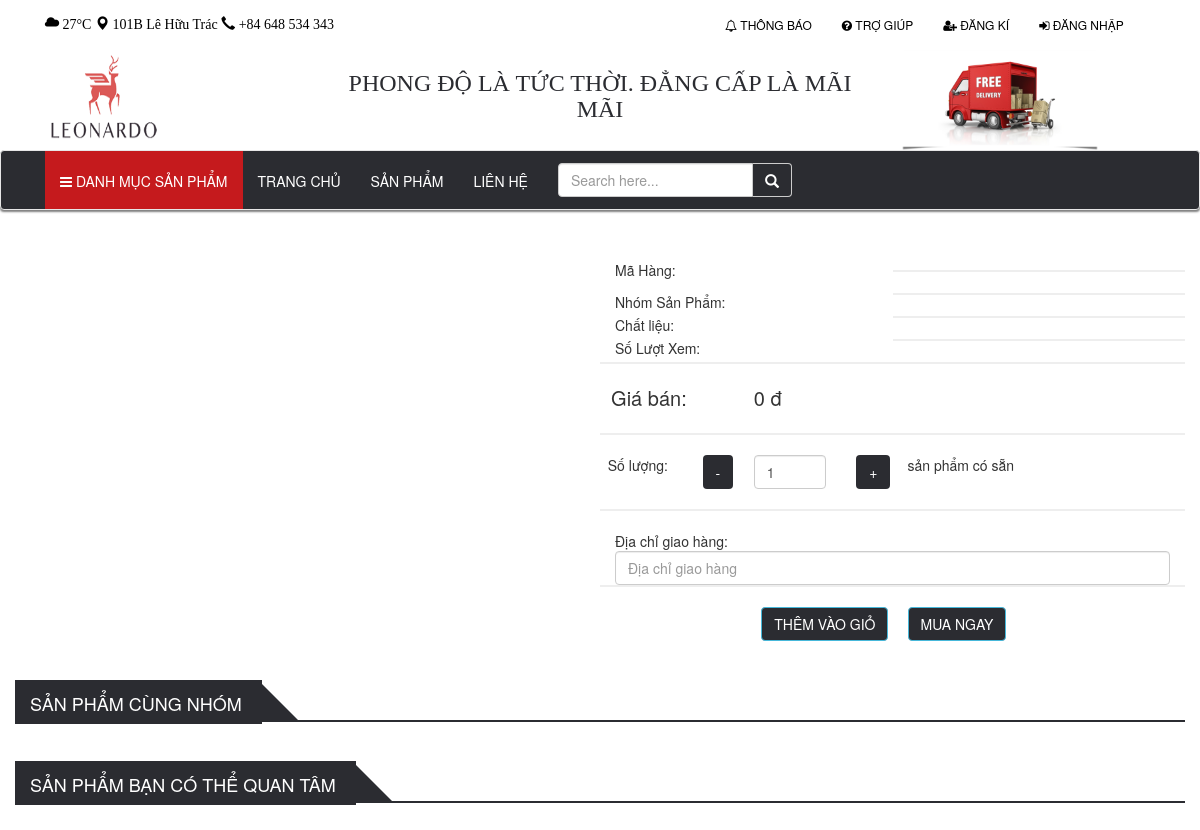
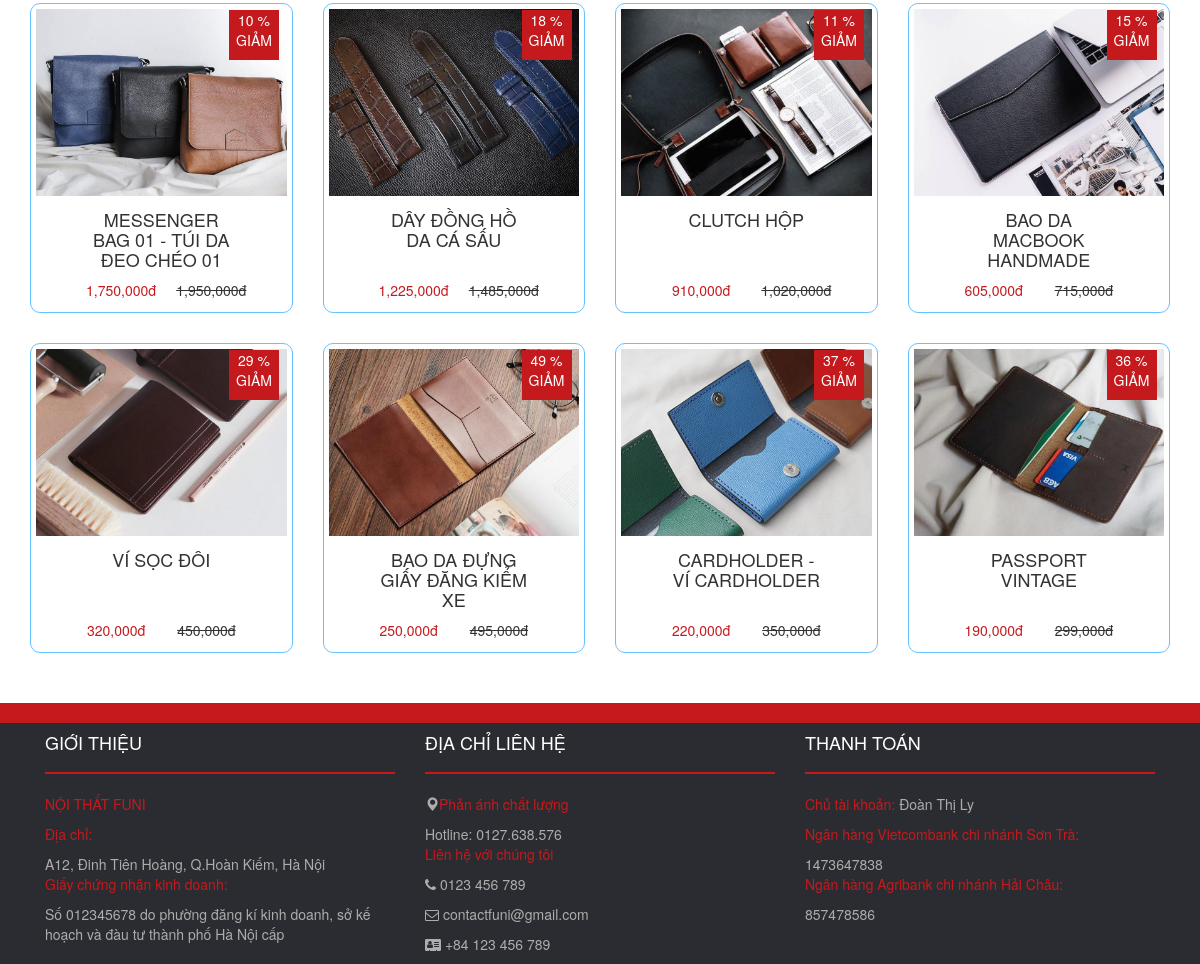
Page /productDetail.php on the committed database (2 pictures, top to bottom).
### tables this page shows
CREATE TABLE promotion(
	prod_id VARCHAR(10),
    new_price INT(11),
    date_start DATE,
    date_end DATE,
    FOREIGN KEY (prod_id) REFERENCES products (prod_id),
    PRIMARY KEY(prod_id,date_start)
);

CREATE TABLE products(
	prod_id VARCHAR(10) PRIMARY KEY,
    prod_name VARCHAR(255),
    material VARCHAR(255),
    image nVARCHAR(500),
    price_in INT(11),
    price_out INT(11),
    date_add DATE,
    quantity INT(11),
    description text,
    cate_id VARCHAR(10),
    views int(11),
    status BOOLEAN,
    delete_at date,
    FOREIGN KEY (cate_id) REFERENCES categories (cate_id)
);

### function.php (the view, shortened to what this page needs)
<?php
	class product
	{
		function showInfoProducthtml($prod_id, $name, $image, $price, $new_price){
			$show = "show";
			if ($new_price == '') {
				$show = "hidden";
				$percent = 0;
				$new_price = $price;
			} else {
				$percent = round(($price - $new_price)/($price/100), 0);
				$show = "show";
			}
			echo "
				<div class='col-lg-3 col-md-3 col-sm-6 col-xs-6'>
					<div class='product-item'>
						<div class='product-image'>
							<img src='$image'>
						</div>
						<div class='promotion text-center $show'>
							$percent %
							GIẢM
						</div>
						<div class='product-control text-center'>
							<button class='btn'>
								<a href='home.php?addProd_id=" . $prod_id . "'><i class = 'fa fa-cart-plus fa-lg' style='color: #FFF;'></i> Giỏ hàng
							</button>
							<button class='btn'>
								<a href='productDetail.php?prod_id=" . $prod_id . "'><i class = 'fa fa-eye' style='color: #FFF;'></i></a>
							</button>
						</div>
						<div class='caption text-center'>
							<div class='col-xs-12 prod_name'>
							<h4 class = 'text-uppercase'>$name</h4>
							</div>
							<div class='col-xs-6'>
							<span class='price float-left'>".number_format($new_price)."đ</span>
							</div>
							<div class='col-xs-6'>
							<s class='$show float-left'>". number_format($price). "đ</s>
							</div>
						</div>
					</div>
				</div>
			";
		}
		function showProduct($connect, $prod_id){
			if ($connect) {
				$sql = "SELECT products.prod_id, prod_name, material, image, price_in, price_out, date_add, quantity, description, cate_name, views, status, products.delete_at, new_price, date_start, date_end FROM products LEFT JOIN categories ON products.cate_id = categories.cate_id LEFT JOIN promotion ON products.prod_id = promotion.prod_id  WHERE products.prod_id = '$prod_id'";
				$result = $connect->query($sql);
				if ($result->num_rows > 0) {
					$row = $result->fetch_assoc();
					return $row;
				}
				return 0;
				}
		}
		function showProductPromotion($connect){
			if ($connect) {
				$sql = "SELECT * FROM promotion, products WHERE products.prod_id = promotion.prod_id AND products.delete_at IS NULL  ORDER BY new_price DESC LIMIT 8";
				$result = $connect->query($sql);
				if ($result->num_rows > 0) {
					while($row = $result->fetch_assoc()) {
						$info = $this->showProduct($connect, $row['prod_id']);
						$image = explode("|", $info['image']);
						$this->showInfoProducthtml($row['prod_id'], $info['prod_name'], $image[0], $info['price_out'], $info['new_price']);
					}
				}
			}
		}
	}
?>

### style.css (style rules this page uses)
.product-item { border: 1px solid #66c2ff; border-radius: 10px; padding: 5px 5px 5px 5px; height: 310px; margin-top: 30px; }
.product-item .promotion { width: 50px; height: 50px; background: #c51a1d; color: #FFFFFF; position: absolute; top: 37px; left: 214px; }
.product-control { height: 34px; margin-top: -45px; }
.product-item .product-image img { width: 100%; height: 100%; }
.caption { padding-top: 10px; padding-bottom: 10px; }
.caption .prod_name { height: 80px; }
.caption .price { color: #c51a1d; }
.caption { padding: 15px 35px; }

### rows in the picture
promotion: shows a picture, percent "10", prod.prod_name "MESSENGER BAG 01 - TÚI DA ĐEO CHÉO 01", new_price "1,750,000", prod.price_out "1,950,000"
promotion: shows a picture, percent "18", prod.prod_name "DÂY ĐỒNG HỒ DA CÁ SẤU", new_price "1,225,000", prod.price_out "1,485,000"
promotion: shows a picture, percent "11", prod.prod_name "CLUTCH HỘP", new_price "910,000", prod.price_out "1,020,000"
promotion: shows a picture, percent "15", prod.prod_name "BAO DA MACBOOK HANDMADE", new_price "605,000", prod.price_out "715,000"
promotion: shows a picture, percent "29", prod.prod_name "VÍ SỌC ĐÔI", new_price "320,000", prod.price_out "450,000"
promotion: shows a picture, percent "49", prod.prod_name "BAO DA ĐỰNG GIẤY ĐĂNG KIỂM XE", new_price "250,000", prod.price_out "495,000"
promotion: shows a picture, percent "37", prod.prod_name "CARDHOLDER - VÍ CARDHOLDER", new_price "220,000", prod.price_out "350,000"
promotion: shows a picture, percent "36", prod.prod_name "PASSPORT VINTAGE", new_price "190,000", prod.price_out "299,000"

### other values in the picture
$info['new_price'] "0"
